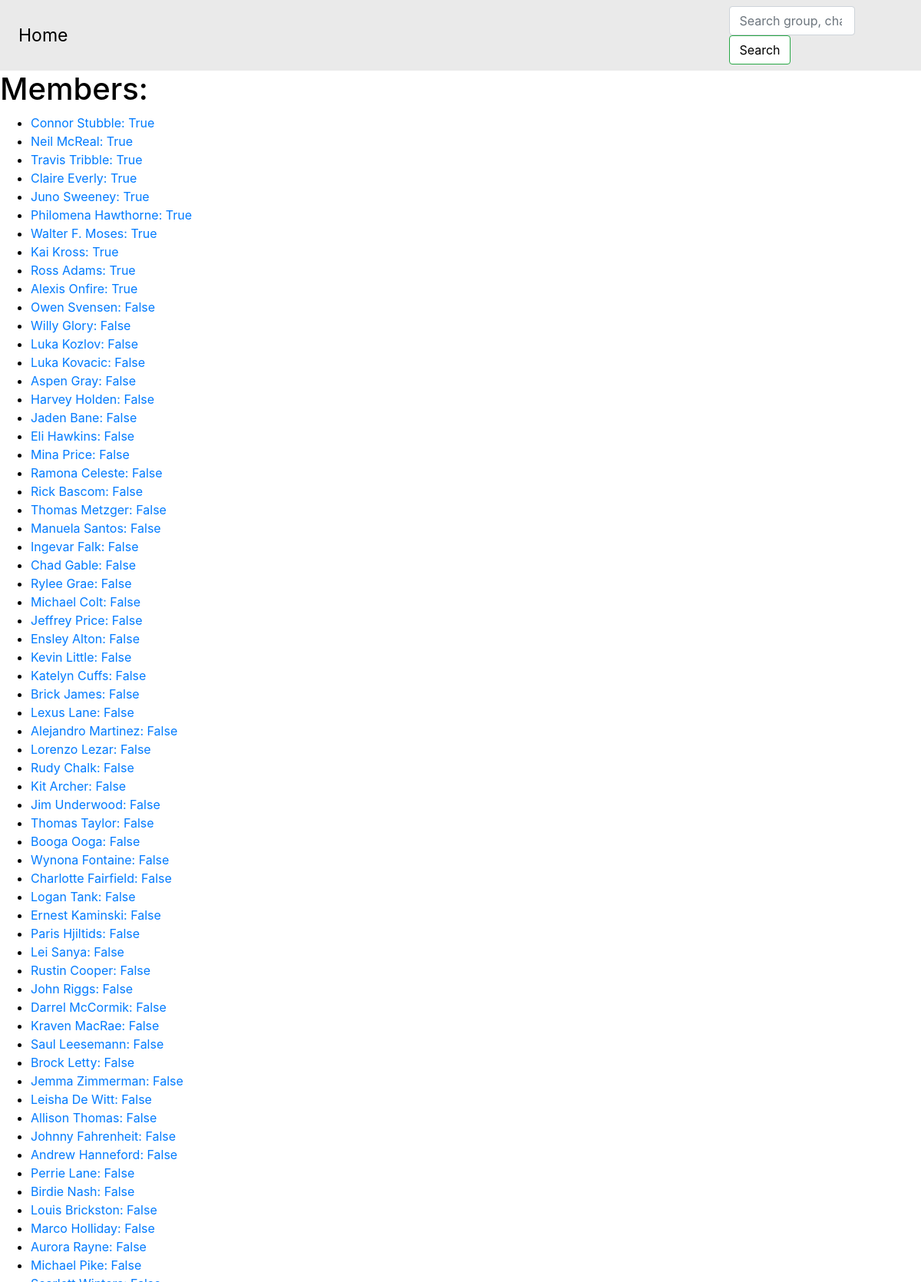
The page /group/sdso/ (upper part) on the database as committed earlier.
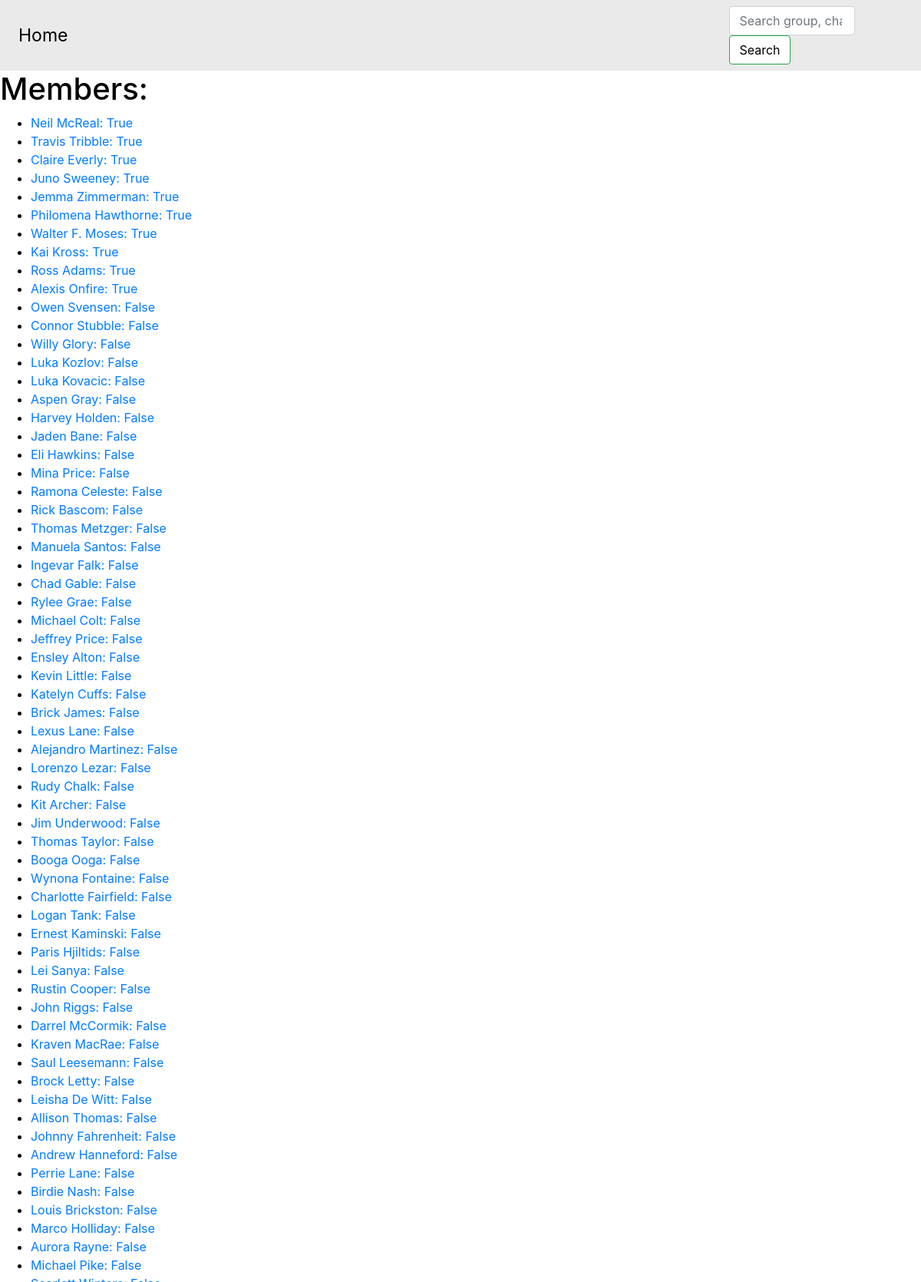
The same page on the database as committed later.
### Directory/models.py (models this page shows, shortened)
class Character(models.Model):
    character_name = models.CharField(max_length=255)
    character_link = models.URLField(unique=True)
    character_streamer = models.ForeignKey(Streamer, on_delete=models.CASCADE)

class Streamer(models.Model):
    streamer_name = models.CharField(max_length=255, unique=True)
    streamer_link = models.URLField()
    streamer_is_live = models.BooleanField()
    streamer_on_gta = models.BooleanField()
    def __str__(self):
        return self.streamer_name

### Directory/views.py (the view)
# urls.py: path('group/<slug:gang_name>/', views.gang_detail, name = 'gang_detail')
def gang_detail(request, gang_name):
    gang = get_object_or_404(Gang, slug=gang_name)
    character_links = gang.characterganglink_set.order_by("-member_character__character_streamer__streamer_on_gta").all()
    gangmembers = [link.member_character for link in character_links]
    return render(request, 'group_page.html', {'group': gang, 'gang_members': gangmembers})

### Directory/templates/group_page.html (shortened to what this page needs)
{% extends "base.html" %}
{% block content %}
<h1>Members:</h1>
  <ul>
    {% for member in gang_members %}
      <li><a href = "https://www.twitch.tv/{{ member.character_streamer }}/">{{ member.character_name }}: {{ member.character_streamer.streamer_on_gta }}</a></li>
    {% endfor %}
  </ul>
{% endblock %}

Rows that differ between the two databases and show on the page:
changed through a linked row, Character "Jemma Zimmerman": character_streamer.streamer_on_gta "False" → "True"; moves up the list
changed through a linked row, Character "Connor Stubble": character_streamer.streamer_on_gta "True" → "False"; moves down the list
